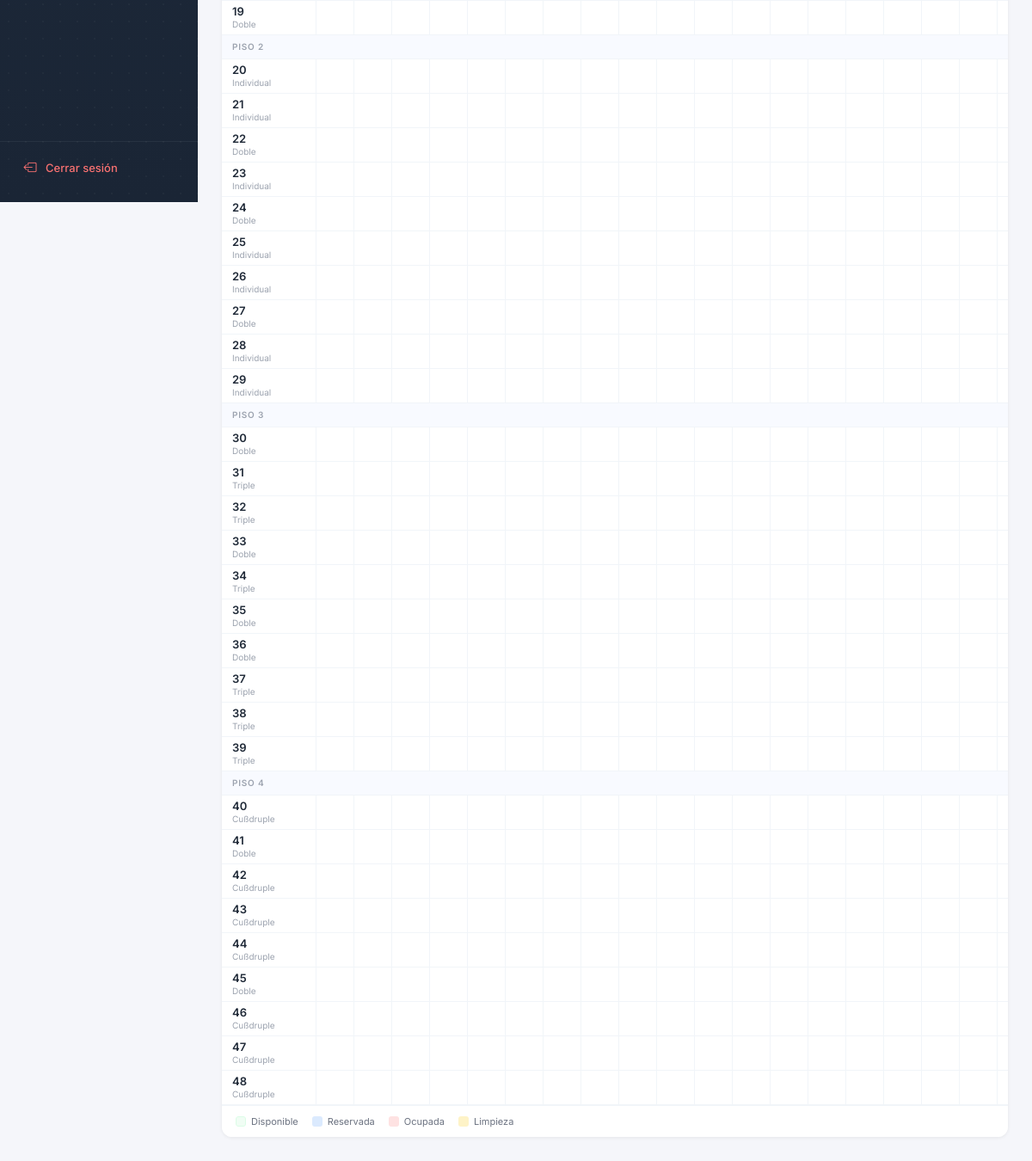
Before: /reservas/calendario/ (signed in, lower part) with the older database file.
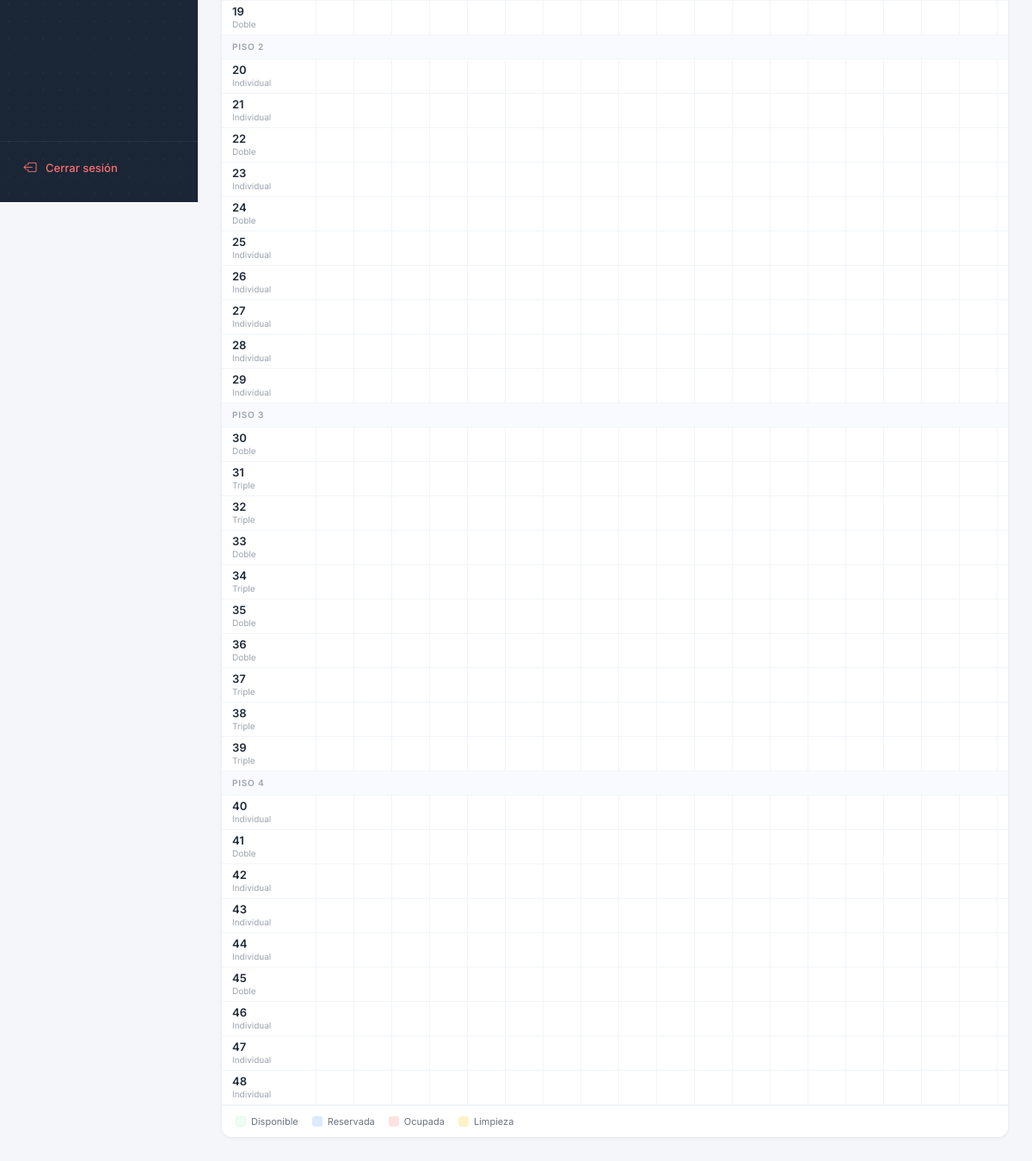
After: the same page with the newer database file.
### hotel/models.py (models this page shows, shortened)
class Habitacion(models.Model):
    DISPONIBLE = 'DISPONIBLE'
    OCUPADA = 'OCUPADA'
    LIMPIEZA = 'LIMPIEZA'
    MANTENIMIENTO = 'MANTENIMIENTO'
    ESTADO_CHOICES = [
        (DISPONIBLE, 'Disponible'),
        (OCUPADA, 'Ocupada'),
        (LIMPIEZA, 'En Limpieza'),
        (MANTENIMIENTO, 'En Mantenimiento'),
    ]
    hotel = models.ForeignKey(Hotel, on_delete=models.CASCADE, related_name='habitaciones')
    tipo = models.ForeignKey(TipoHabitacion, on_delete=models.CASCADE, related_name='habitaciones')
    numero = models.CharField(max_length=10)
    piso = models.IntegerField()
    estado = models.CharField(max_length=20, choices=ESTADO_CHOICES, default=DISPONIBLE)
    imagen_url = models.URLField(blank=True, null=True)
    imagenes_urls = models.JSONField(default=list, blank=True)
    class Meta:
        verbose_name = 'Habitación'
        verbose_name_plural = 'Habitaciones'
        unique_together = ['hotel', 'numero']

class TipoHabitacion(models.Model):
    hotel = models.ForeignKey(Hotel, on_delete=models.CASCADE, related_name='tipos_habitacion')
    nombre = models.CharField(max_length=100)
    capacidad = models.IntegerField(validators=[MinValueValidator(1)])
    precio_base = models.DecimalField(max_digits=10, decimal_places=2)
    amenidades = models.JSONField(default=list)
    class Meta:
        verbose_name = 'Tipo de Habitación'
        verbose_name_plural = 'Tipos de Habitación'

### views_frontend.py (the view, shortened to what this page needs)
# urls.py: path('reservas/calendario/', reservas_calendario, name='reservas_calendario'),
@login_required
def reservas_calendario(request):
    if not _es_recepcionista(request.user):
        return _acceso_denegado(request)
    from datetime import timedelta
    from django.utils import timezone
    hoy = timezone.now().date()
    fecha_inicio_str = request.GET.get('fecha_inicio')
    if fecha_inicio_str:
        try:
            from datetime import datetime
            fecha_inicio = datetime.strptime(fecha_inicio_str, '%Y-%m-%d').date()
        except:
            fecha_inicio = hoy
    else:
        fecha_inicio = hoy
    dias = [fecha_inicio + timedelta(days=i) for i in range(30)]
    fecha_fin = dias[-1]
    habitaciones = Habitacion.objects.select_related('tipo').all().order_by('piso', 'numero')
    tipo_id = request.GET.get('tipo')
    if tipo_id:
        habitaciones = habitaciones.filter(tipo_id=tipo_id)
    reservas = Reserva.objects.filter(
        fecha_entrada__lte=fecha_fin,
        fecha_salida__gte=fecha_inicio,
        estado__in=['PENDIENTE', 'CONFIRMADA', 'CHECKIN']
    ).select_related('huesped', 'habitacion')
    eventos = []
    tipos = TipoHabitacion.objects.all()
    return render(request, 'reservas/calendario.html', {
        'dias': dias,
        'habitaciones': habitaciones,
        'eventos': eventos,
        'tipos': tipos,
        'fecha_inicio': fecha_inicio,
        'tipo_id': int(tipo_id) if tipo_id else ''
    })

### config/roles.py (called while the page is built)
def es_admin(user):
    if not user or not user.is_authenticated:
        return False
    return user.is_superuser or pertenece_a_grupo(user, ROL_ADMIN)

def es_recepcionista(user):
    if not user or not user.is_authenticated:
        return False
    return es_admin(user) or pertenece_a_grupo(user, ROL_RECEPCIONISTA)

### views_frontend.py (called while the page is built)
def _es_recepcionista(user):
    return roles.es_recepcionista(user)

### templates/reservas/calendario.html (shortened to what this page needs)
{% extends 'base.html' %}
{% block content %}
<div class="calendario-card mb-4 mt-2">
  <div class="timeline-container">
    {% regroup habitaciones by piso as pisos_list %}
    {% for piso in pisos_list %}
    <div class="piso-separador">PISO {{ piso.grouper }}</div>
    {% for hab in piso.list %}
    <div class="timeline-row">
      <div class="timeline-cell-hab">
        <span class="hab-num">{{ hab.numero }}</span>
        <span class="hab-type">{{ hab.tipo.nombre }}</span>
      </div>
      {% for dia in dias %}
      <div class="timeline-cell-day"></div>
      {% endfor %}
    </div>
    {% endfor %}
    {% empty %}
    <div class="p-4 text-center text-muted" style="font-size:13px;">No hay habitaciones registradas.</div>
    {% endfor %}
  </div>
  <div class="leyenda-container">
    <div class="leyenda-item">
      <div class="leyenda-box" style="background:#f0fdf4; border: 1px solid #dcfce7;"></div> Disponible
    </div>
    <div class="leyenda-item">
      <div class="leyenda-box" style="background:#dbeafe;"></div> Reservada
    </div>
    <div class="leyenda-item">
      <div class="leyenda-box" style="background:#fee2e2;"></div> Ocupada
    </div>
    <div class="leyenda-item">
      <div class="leyenda-box" style="background:#fef3c7;"></div> Limpieza
    </div>
  </div>
</div>
{% endblock %}

Changed rows visible on the page:
changed Habitacion (number 9 of 30 on the later page): tipo.nombre "Doble" → "Individual"
changed Habitacion (number 22 of 30 on the later page): tipo.nombre "Cußdruple" → "Individual"
changed Habitacion (number 24 of 30 on the later page): tipo.nombre "Cußdruple" → "Individual"
changed Habitacion (number 25 of 30 on the later page): tipo.nombre "Cußdruple" → "Individual"
changed Habitacion (number 26 of 30 on the later page): tipo.nombre "Cußdruple" → "Individual"
changed Habitacion (number 28 of 30 on the later page): tipo.nombre "Cußdruple" → "Individual"
changed Habitacion (number 29 of 30 on the later page): tipo.nombre "Cußdruple" → "Individual"
changed Habitacion (number 30 of 30 on the later page): tipo.nombre "Cußdruple" → "Individual"
